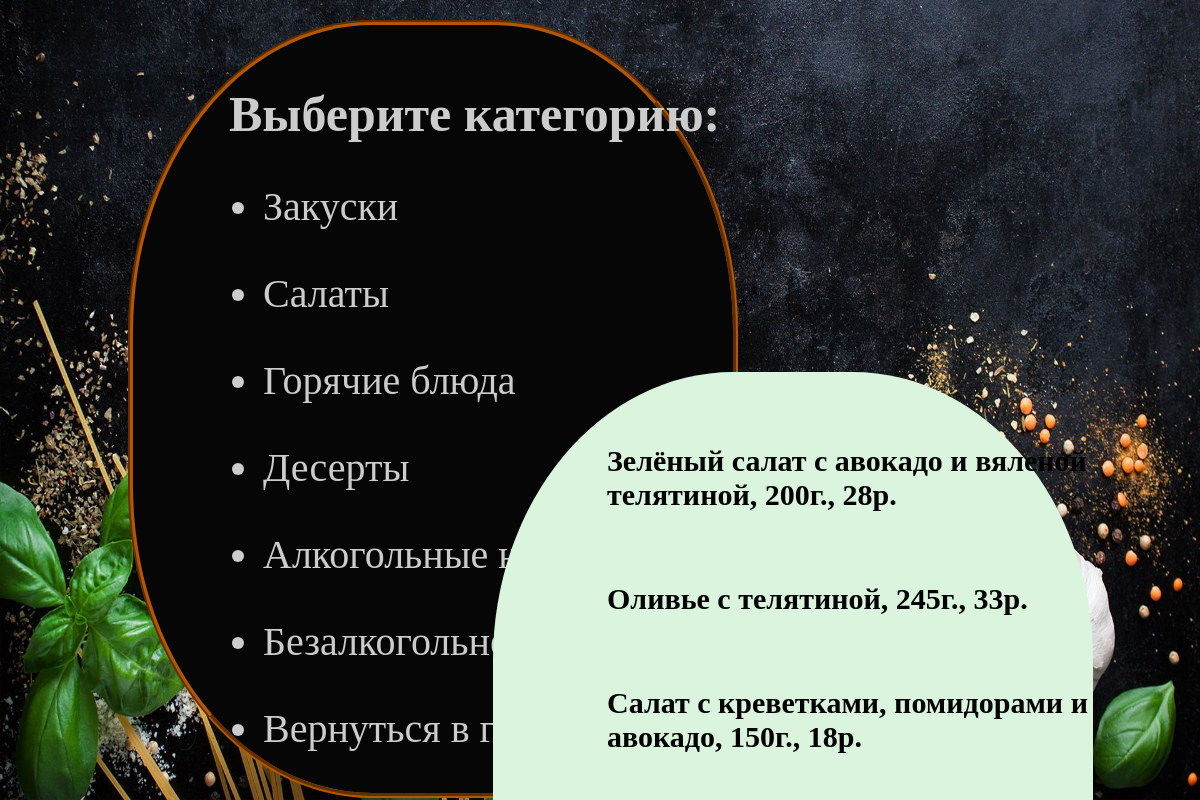
The page /menu/6/ on the database its author committed.
### your_menu/models.py (models this page shows, shortened)
class Category(models.Model):
    name = models.CharField(max_length=100, db_index=True, verbose_name="Категория")
    def __str__(self):
        return self.name
    def get_absolute_url(self):
        return reverse('show', kwargs={'post_id': self.id})
    class Meta:
        verbose_name = 'Категории'
        verbose_name_plural = 'Категории'
        ordering = ['id']

class Food(models.Model):
    title = models.CharField(max_length=255, verbose_name="Название", null=True)
    content = models.CharField(max_length=255, verbose_name="граммы", null=True)
    price = models.CharField(max_length=255, verbose_name="цена",null=True)
    cat = models.ForeignKey('Category', on_delete=models.PROTECT, verbose_name="Категории")
    class Meta:
        verbose_name = 'Блюда'
        verbose_name_plural = 'Блюда'
        ordering = ['id']

### your_menu/views.py (the view)
# urls.py: path('menu/<int:post_id>/', show_menu , name = 'show'),
def show_menu(request, post_id):
    post = Food.objects.select_related
    context = {
        "post": post,
        "post_id": post_id
    }
    return render(request, 'show_menu.html', context = context)

### your_menu/templatetags/menu_tags.py (called while the page is built)
@register.inclusion_tag('show_menu_tag.html')
def show_menu(cat_selected=0):
    menu = Category.objects.select_related
    return {"menu": menu, 'cat_selected': cat_selected}

### your_menu/templates/show_menu.html (shortened to what this page needs)
{% extends 'menu.html' %} {% block content %}
<div class="mainfood">
  {% for i in post %} {% if post_id == i.cat_id %}
  <div class="food">
    <h6>{{ i.title }}, {{ i.content }}, {{ i.price }}</h6>
  </div>
  {% endif %} {% endfor %} {% endblock %}

### your_menu/templates/show_menu_tag.html
<h1 style="color:#ccc">Выберите категорию:</h1>
{% for i in menu %}
<ul>
  <a href="{{ i.get_absolute_url }}"> <li style="color:#ccc">{{ i }}</li></a>
</ul>
{% endfor %}
<ul>
  <a href="{% url 'menu' %}"> <li style="color:#ccc">Вернуться в главное меню</li></a>
</ul>

### your_menu/static/your_menu/css/menu.css (style rules this page uses)
.mainmenu h1 { text-align: left; margin-left: 16%; margin-top: 10%; margin-bottom: 5%; font-size: 50px; }
.mainmenu ul { text-align: left; margin-left: 15%; font-size: 40px; }
.mainmenu a { text-decoration: none; }
.food { text-align: left; margin-left: 10%; }
.mainfood { margin-top: 12%; margin-left: 10%; }
.food h6 { font-size: 30px; }

### rows shown on the page
Category: name "Закуски"
Category: name "Салаты"
Category: name "Горячие блюда"
Category: name "Десерты"
Category: name "Алкогольные напитки"
Category: name "Безалкогольне напитки"
Food: title "Зелёный салат с авокадо и вяленой телятиной", content "200г.", price "28р."
Food: title "Оливье с телятиной", content "245г.", price "33р."
Food: title "Салат с креветками, помидорами и авокадо", content "150г.", price "18р."
